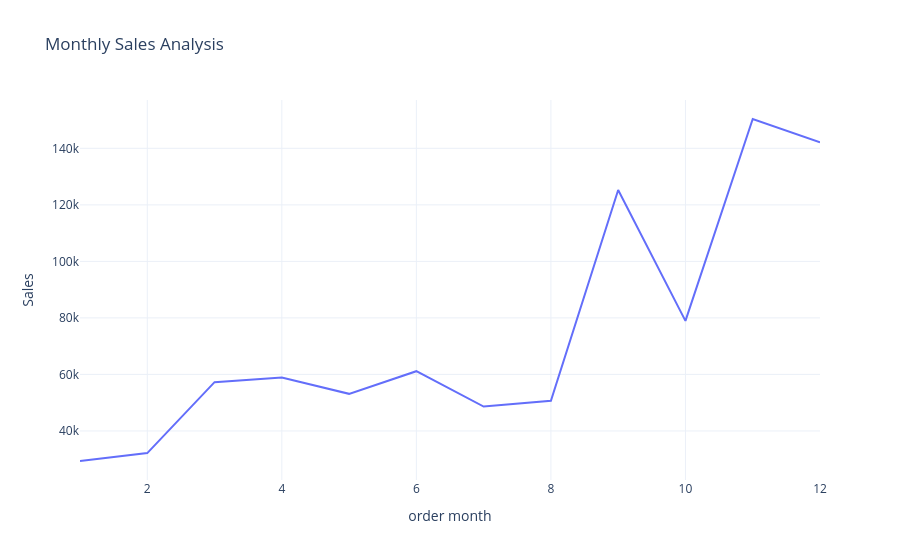

Notebook code cell kept with this figure:
### Code cell
fig =px.line(sales_by_month,x='order month',y='Sales',title='Monthly Sales Analysis')
fig.show()

### Figure 1 — Plotly figure (JSON) as saved in the notebook; plotly's stock layout.template omitted (floating-point values rounded to 4 significant figures)
{"data": [{"hovertemplate": "order month=%{x}<br>Sales=%{y}<extra></extra>", "legendgroup": "", "line": {"color": "#636efa", "dash": "solid"}, "marker": {"symbol": "circle"}, "mode": "lines", "name": "", "orientation": "v", "showlegend": false, "type": "scatter", "x": [1.0, 2.0, 3.0, 4.0, 5.0, 6.0, 7.0, 8.0, 9.0, 10.0, 11.0, 12.0], "xaxis": "x", "y": [29370.0, 32170.0, 57260.0, 58890.0, 53130.0, 61140.0, 48620.0, 50660.0, 125200.0, 78960.0, 150400.0, 142100.0], "yaxis": "y"}], "layout": {"legend": {"tracegroupgap": 0}, "title": {"text": "Monthly Sales Analysis"}, "xaxis": {"anchor": "y", "domain": [0, 1], "title": {"text": "order month"}}, "yaxis": {"anchor": "x", "domain": [0, 1], "title": {"text": "Sales"}}}}
